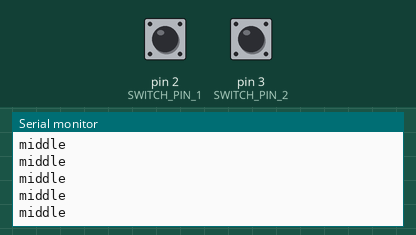
Recording of a sketch running on a simulated Arduino Uno, built with avr-gcc and run on an emulated ATmega328P. On the bench: the last lines printed to the serial monitor. The test bench sets the inputs (shaded band); at power-on: pin 2 (SWITCH_PIN_1) LOW, pin 3 (SWITCH_PIN_2) LOW.

Above: at 1.2 s.
1.3 s: pin 2 (SWITCH_PIN_1) pulled HIGH for 0.25 s
At 1.56 s:
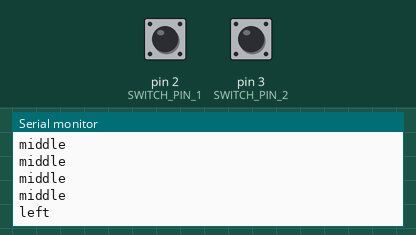
3.0 s: pin 3 (SWITCH_PIN_2) pulled HIGH for 0.25 s
At 3.16 s:
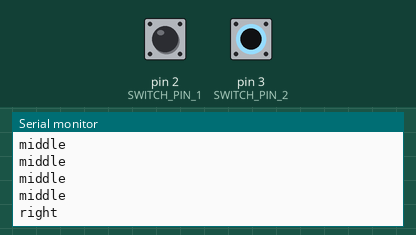
4.7 s: pin 2 (SWITCH_PIN_1) driven HIGH and pin 3 (SWITCH_PIN_2) driven HIGH
At 4.96 s:
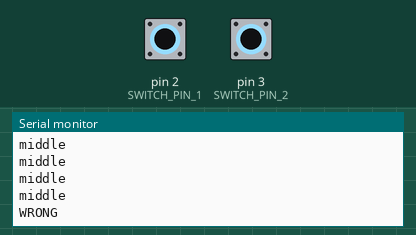

Measured:
- after the input at 1.3 s, the serial monitor: prints a new line after 0.10 s (image 1)
- after the input at 3.0 s, the serial monitor: prints a new line at once (image 2)
- after the input at 4.7 s, the serial monitor: prints a new line after 0.10 s (image 3)

The sketch:

sketch_feb11a.ino
```cpp
#define SWITCH_PIN_1  2  // left pin
#define SWITCH_PIN_2  3  // right pin

void setup() {
  // put your setup code here, to run once:
  pinMode(SWITCH_PIN_1, INPUT);
  digitalWrite(SWITCH_PIN_1, LOW);
  pinMode(SWITCH_PIN_2, INPUT);
  digitalWrite(SWITCH_PIN_2, LOW);
  Serial.begin(9600);
}

void loop() {
  // put your main code here, to run repeatedly:
  int SwitchValue1 = digitalRead(SWITCH_PIN_1);
  int SwitchValue2 = digitalRead(SWITCH_PIN_2);

  //Serial.println(SwitchValue1);
  //Serial.println(SwitchValue2);

  if ((SwitchValue1 == HIGH) && (SwitchValue2 == LOW)){
    Serial.println("left");
  }
  if ((SwitchValue2 == HIGH) && (SwitchValue1 == LOW)) {
    Serial.println("right");
  }
  else if ((SwitchValue1 == HIGH) && (SwitchValue2 == HIGH)){
    Serial.println("WRONG");
  }
  else if ((SwitchValue1 == LOW) && (SwitchValue2 == LOW)){
    Serial.println("middle");
  }
  delay(200);

}
```
